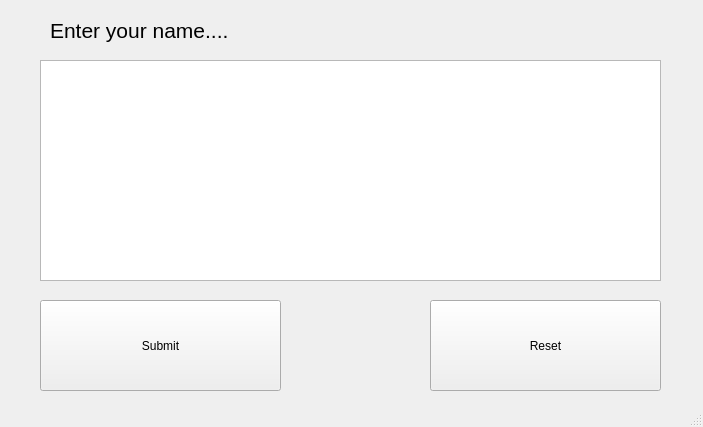
<?xml version="1.0" encoding="UTF-8"?>
<ui version="4.0">
 <class>MainWindow</class>
 <widget class="QMainWindow" name="MainWindow">
  <property name="geometry">
   <rect>
    <x>0</x>
    <y>0</y>
    <width>703</width>
    <height>427</height>
   </rect>
  </property>
  <property name="windowTitle">
   <string>MainWindow</string>
  </property>
  <widget class="QWidget" name="centralwidget">
   <widget class="QPushButton" name="Submit">
    <property name="geometry">
     <rect>
      <x>40</x>
      <y>300</y>
      <width>241</width>
      <height>91</height>
     </rect>
    </property>
    <property name="text">
     <string>Submit</string>
    </property>
   </widget>
   <widget class="QTextEdit" name="textEdit">
    <property name="geometry">
     <rect>
      <x>40</x>
      <y>60</y>
      <width>621</width>
      <height>221</height>
     </rect>
    </property>
   </widget>
   <widget class="QLabel" name="label">
    <property name="geometry">
     <rect>
      <x>50</x>
      <y>10</y>
      <width>611</width>
      <height>41</height>
     </rect>
    </property>
    <property name="font">
     <font>
      <pointsize>16</pointsize>
     </font>
    </property>
    <property name="text">
     <string>Enter your name....</string>
    </property>
   </widget>
   <widget class="QPushButton" name="Reset">
    <property name="geometry">
     <rect>
      <x>430</x>
      <y>300</y>
      <width>231</width>
      <height>91</height>
     </rect>
    </property>
    <property name="text">
     <string>Reset</string>
    </property>
   </widget>
  </widget>
  <widget class="QStatusBar" name="statusbar"/>
 </widget>
 <resources/>
 <connections/>
</ui>
